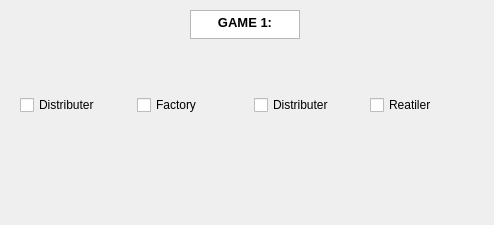
<?xml version="1.0" encoding="UTF-8"?>
<ui version="4.0">
 <class>Players_playing</class>
 <widget class="QDialog" name="Players_playing">
  <property name="geometry">
   <rect>
    <x>0</x>
    <y>0</y>
    <width>494</width>
    <height>225</height>
   </rect>
  </property>
  <property name="windowTitle">
   <string>Dialog</string>
  </property>
  <widget class="QWidget" name="layoutWidget">
   <property name="geometry">
    <rect>
     <x>20</x>
     <y>80</y>
     <width>461</width>
     <height>51</height>
    </rect>
   </property>
   <layout class="QHBoxLayout" name="horizontalLayout">
    <item>
     <widget class="QCheckBox" name="checkBox">
      <property name="text">
       <string>Distributer</string>
      </property>
     </widget>
    </item>
    <item>
     <widget class="QCheckBox" name="checkBox_2">
      <property name="text">
       <string>Factory</string>
      </property>
     </widget>
    </item>
    <item>
     <widget class="QCheckBox" name="checkBox_3">
      <property name="text">
       <string>Distributer</string>
      </property>
     </widget>
    </item>
    <item>
     <widget class="QCheckBox" name="checkBox_4">
      <property name="text">
       <string>Reatiler</string>
      </property>
     </widget>
    </item>
   </layout>
  </widget>
  <widget class="QTextBrowser" name="textBrowser_2">
   <property name="geometry">
    <rect>
     <x>190</x>
     <y>10</y>
     <width>110</width>
     <height>29</height>
    </rect>
   </property>
   <property name="html">
    <string>&lt;!DOCTYPE HTML PUBLIC &quot;-//W3C//DTD HTML 4.0//EN&quot; &quot;http://www.w3.org/TR/REC-html40/strict.dtd&quot;&gt;
&lt;html&gt;&lt;head&gt;&lt;meta name=&quot;qrichtext&quot; content=&quot;1&quot; /&gt;&lt;style type=&quot;text/css&quot;&gt;
p, li { white-space: pre-wrap; }
&lt;/style&gt;&lt;/head&gt;&lt;body style=&quot; font-family:'Noto Sans'; font-size:9pt; font-weight:400; font-style:normal;&quot;&gt;
&lt;p align=&quot;center&quot; style=&quot; margin-top:0px; margin-bottom:0px; margin-left:0px; margin-right:0px; -qt-block-indent:0; text-indent:0px;&quot;&gt;&lt;span style=&quot; font-size:10pt; font-weight:600;&quot;&gt;GAME 1:&lt;/span&gt;&lt;/p&gt;&lt;/body&gt;&lt;/html&gt;</string>
   </property>
  </widget>
 </widget>
 <resources/>
 <connections/>
</ui>
